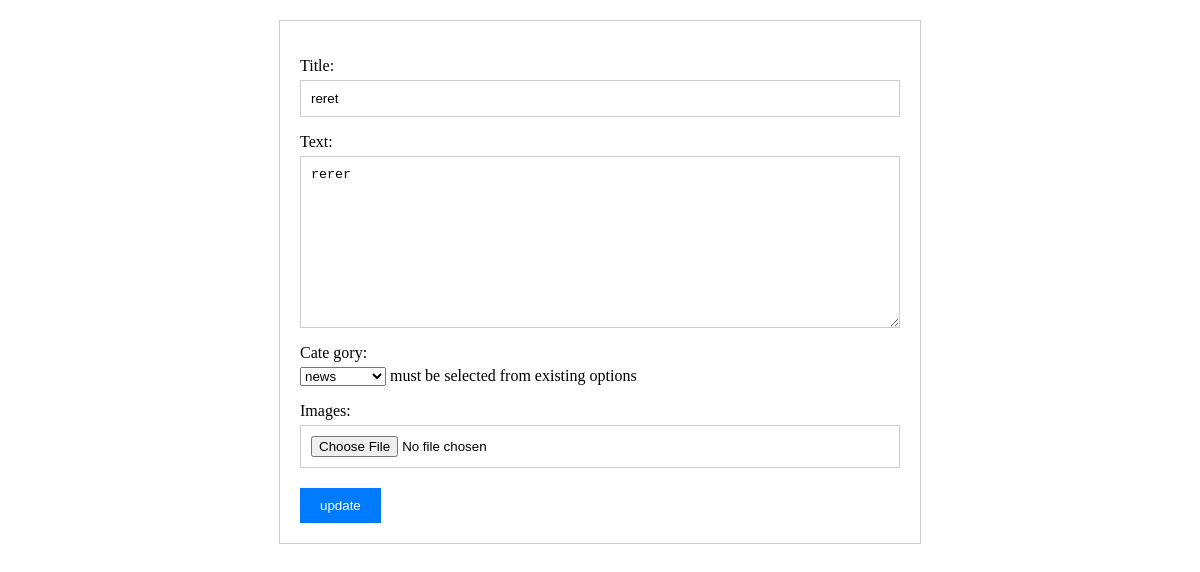
Page /1/update/ (signed in) on the earlier database version.
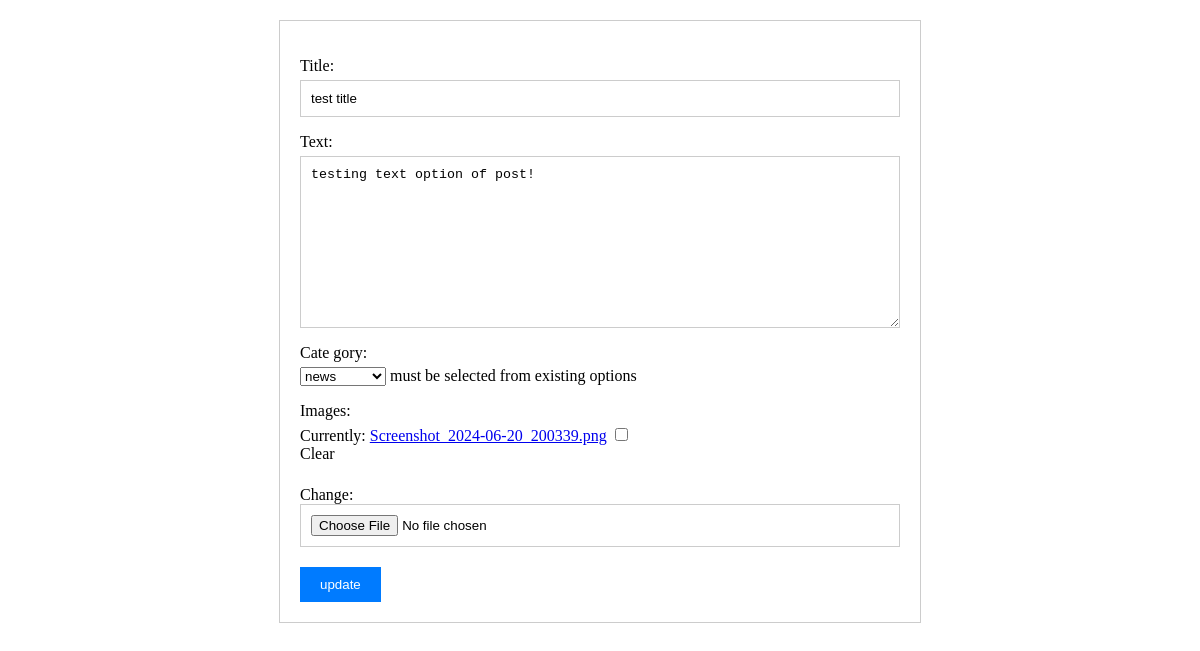
Same page on the later database version.
### blogapp/models.py (models this page shows, shortened)
class BlogPost(models.Model):
    title = models.CharField(max_length=100)
    author = models.ForeignKey(
        CustomUsers, max_length=100, on_delete=models.CASCADE
    )
    created_at = models.DateTimeField(auto_now_add=True)
    updated_at = models.DateTimeField(auto_now=True)
    text = models.TextField()
    cate_gory = models.ForeignKey(
        Categories, on_delete=models.CASCADE,
        help_text="must be selected from existing options",
        default=None,
        null=True
    )
    images = models.ImageField( null=True, blank=True)
    class Meta:
        ordering = ['-created_at',]

### blogapp/views.py (the view)
# urls.py: path('<int:id>/update/', update, name="update"),
def update(request, id):
    obj = get_object_or_404(BlogPost, id=id)
    if request.user == obj.author: #it only makes author to edit the post and no one else
        form = UpdateForm(request.POST or None, request.FILES or None, instance=obj)
        if form.is_valid():
            form.save()
            return HttpResponseRedirect('/')
    else:
        messages.error(request, 'sorry! you do not have the permission to customize post.')
        return HttpResponseRedirect('/')
    return render(request, 'blogapp/update.html', {'form':form, 'message':messages})

### blogapp/form.py
class UpdateForm(forms.ModelForm):
    class Meta:
        model = BlogPost
        fields = [
            'title',
            'text',
            'cate_gory',
            'images',
        ]

### blogapp/models.py (called while the page is built)
    def __str__(self):
        return self.category

### templates/blogapp/update.html (shortened to what this page needs)
{% load static %}
<html lang="en">
<head>
    <link rel="stylesheet" href="{% static 'blogapp/css/update.css' %}">
</head>
<body>
    <form action="" method="post" enctype="multipart/form-data" autocomplete="off">
        {{form.as_p}}
        <input type="submit" value="update">
    </form>
</body>
</html>

Differences in the rows shown:
changed BlogPost "news": title "reret" → "test title"; text "rerer" → "testing text option of post!"
Other differences:
form field as_p: (not shown) → "☐"
text no longer shown: "Title: Text: Cate gory: must be selected from existing options Images:"
text now shown: "Title: Text: Cate gory: must be selected from existing options Images: Currently: Screenshot_2024-06-20_200339.png Clear Change:"
